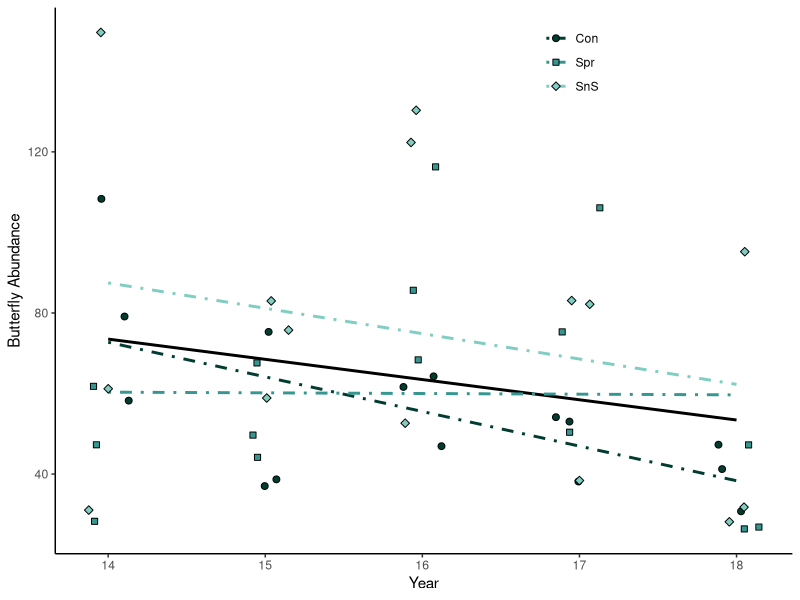

This figure's R source: (Note: this script raises an error after producing the figure.)
##  --------------------------------------------------------------------------------------------------------------------------------------  ##
                                    # Herbicide Side Project - Figures
##  --------------------------------------------------------------------------------------------------------------------------------------  ##
# Written by Nicholas Lyon

# Required libraries
library(ggplot2); library(cowplot)

# Set working directory
setwd("~/Documents/School/Iowa State/Collaborations/'Herbicide Project/Herbicide.WD")

# Clear environment to reduce error chances
rm(list = ls())

##  ----------------------------------------------------------------------------------------------------------  ##
                                 # Housekeeping ####
##  ----------------------------------------------------------------------------------------------------------  ##
# Read in data
bf <- read.csv("./Data/bf-wide.csv")
flr <- read.csv("./Data/flr-wide.csv")
str(bf); str(flr)

# And get the treatment levels in the right order (alpha order doesn't really make sense for our purposes)
bf$Herb.Trt <- factor(as.character(bf$Herb.Trt), levels = c("Con", "Spr", "SnS"))
flr$Herb.Trt <- factor(as.character(flr$Herb.Trt), levels = c("Con", "Spr", "SnS"))
unique(bf$Herb.Trt); unique(flr$Herb.Trt)

# Graphing shortcuts
dodge <- position_dodge(width = 0.5)
bf.colors <- c("Con" = "#003c30", #  shades of teal
               "Spr" = "#35978f",
               "SnS" = "#80cdc1")
flr.colors <- c("Con" = "#8c510a", # shades of brown
                "Spr" = "#bf812d",
                "SnS" = "#dfc27d")
sct.theme <- theme(panel.grid.major = element_blank(), panel.grid.minor = element_blank(), 
                   panel.background = element_blank(), axis.line = element_line(colour = "black"),
                   legend.background = element_blank(), legend.title = element_blank())

##  ----------------------------------------------------------------------------------------------------------  ##
                                # Butterfly Figure ####
##  ----------------------------------------------------------------------------------------------------------  ##
# Abundance plot
bf.abun.plt <- ggplot(bf, aes(x = Year, y = Abundance)) +
  geom_smooth(method = "lm", se = F, color = "black") +
  geom_smooth(aes(color = Herb.Trt), method = "lm", se = F, linetype = 4) +
  geom_jitter(aes(fill = Herb.Trt, shape = Herb.Trt), width = 0.15, size = 2) +
  labs(x = "Year", y = "Butterfly Abundance") +
  scale_fill_manual(values = bf.colors) +
  scale_color_manual(values = bf.colors) +
  scale_shape_manual(values = 21:23) +
  sct.theme + theme(legend.position = c(0.7, 0.9)); bf.abun.plt

# Species richness plot
bf.dens.plt <- ggplot(bf, aes(x = Year, y = Richness)) +
  geom_smooth(method = "lm", se = F, color = "black") +
  geom_smooth(aes(color = Herb.Trt), method = "lm", se = F, linetype = 4) +
  geom_jitter(aes(fill = Herb.Trt, shape = Herb.Trt), width = 0.15, size = 2) +
  labs(x = "Year", y = "Butterfly Richness") +
  scale_fill_manual(values = bf.colors) +
  scale_color_manual(values = bf.colors) +
  scale_shape_manual(values = 21:23) +
  sct.theme + theme(legend.position = c(0.1, 0.9)); bf.dens.plt

# Diversity plot
bf.dive.plt <- ggplot(bf, aes(x = Year, y = Diversity)) +
  geom_smooth(method = "lm", se = F, color = "black") +
  geom_smooth(aes(color = Herb.Trt), method = "lm", se = F, linetype = 4) +
  geom_jitter(aes(fill = Herb.Trt, shape = Herb.Trt), width = 0.15, size = 2) +
  labs(x = "Year", y = "Butterfly Diversity") +
  scale_fill_manual(values = bf.colors) +
  scale_color_manual(values = bf.colors) +
  scale_shape_manual(values = 21:23) +
  sct.theme + theme(legend.position = c(0.1, 0.9)); bf.dive.plt

# Make three-panel butterfly figure
plot_grid(bf.abun.plt, bf.dens.plt, bf.dive.plt, labels = c("i", "ii", "iii"), ncol = 3, nrow = 1)

cowplot::ggsave(plot = last_plot(), filename = "./Figures/Figure_1.pdf", 
                width = 8, height = 7, units = "in")

##  ----------------------------------------------------------------------------------------------------------  ##
                                  # Flower Figure ####
##  ----------------------------------------------------------------------------------------------------------  ##
# Flower abundance plot
flr.abun.plt <- ggplot(flr, aes(x = Year, y = Abundance)) +
  geom_smooth(method = "lm", se = F, color = "black", linetype = 2) +
  geom_smooth(aes(color = Herb.Trt), method = "lm", se = F, linetype = 4) +
  geom_jitter(aes(fill = Herb.Trt, shape = Herb.Trt), width = 0.15, size = 2) +
  labs(x = "Year", y = "Floral Abundance") +
  geom_text(label = "NS", x = 14, y = 7900) +
  scale_fill_manual(values = flr.colors) +
  scale_color_manual(values = flr.colors) +
  scale_shape_manual(values = 21:23) +
  sct.theme + theme(legend.position = c(0.7, 0.9)); flr.abun.plt

# Flower richness
flr.dens.plt <- ggplot(flr, aes(x = Year, y = Richness)) +
  geom_smooth(method = "lm", se = F, color = "black") +
  geom_smooth(aes(color = Herb.Trt), method = "lm", se = F, linetype = 4) +
  geom_jitter(aes(fill = Herb.Trt, shape = Herb.Trt), width = 0.15, size = 2) +
  labs(x = "Year", y = "Floral Richness") +
  geom_text(label = "NS", x = 14, y = 7900) +
  scale_fill_manual(values = flr.colors) +
  scale_color_manual(values = flr.colors) +
  scale_shape_manual(values = 21:23) +
  sct.theme + theme(legend.position = c(0.05, 0.85)); flr.dens.plt

flr.dens.plt2 <- ggplot(flr, aes(x = Herb.Trt, y = Richness, fill = Herb.Trt)) +
  geom_boxplot(outlier.shape = 21) +
  labs(x = "Herbicide Treatment", y = "Floral Richness") +
  scale_fill_manual(values = flr.colors) +
  geom_text(label = "A", x = 0.9, y = 17.5) +
  geom_text(label = "AB", x = 1.8, y = 19) +
  geom_text(label = "B", x = 2.9, y = 21.5) +
  sct.theme + theme(legend.position = "none"); flr.dens.plt2

# Flower diversity
flr.dive.plt <- ggplot(flr, aes(x = Year, y = Diversity)) +
  geom_smooth(aes(color = Herb.Trt), method = "lm", se = F) +
  geom_jitter(aes(fill = Herb.Trt, shape = Herb.Trt), width = 0.15, size = 2) +
  labs(x = "Year", y = "Floral Diversity") +
  geom_text(label = "NS", x = 14, y = 7900) +
  scale_fill_manual(values = flr.colors) +
  scale_color_manual(values = flr.colors) +
  scale_shape_manual(values = 21:23) +
  sct.theme + theme(legend.position = c(0, 0.85)); flr.dive.plt

# Make three-panel flower figure
plot_grid(flr.abun.plt, 
         plot_grid(flr.dens.plt, flr.dens.plt2, labels = c("", ""), ncol = 1, nrow = 2),
          flr.dive.plt,
         labels = c("i", "ii", "iii"), ncol = 3, nrow = 1)

cowplot::ggsave(plot = last_plot(), filename = "./Figures/Figure_2.pdf", 
                width = 8, height = 7, units = "in")

##  ----------------------------------------------------------------------------------------------------------  ##
                                  # Seedmix Figure ####
##  ----------------------------------------------------------------------------------------------------------  ##
# Get the long format flower data
flr.lng <- read.csv("./Data/flr-long.csv")

# And get the treatment levels in the right order (alpha order doesn't really make sense here)
unique(flr.lng$Herb.Trt)
flr.lng$Herb.Trt <- factor(as.character(flr.lng$Herb.Trt), levels = c("Con", "Spr", "SnS"))
unique(flr.lng$Herb.Trt)

# Make a seedmix dataframe too
sdmx <- flr.lng %>%
  filter(Seedmix == "X") %>%
  select(Year:Patch, Herb.Trt, Seedmix, Number) %>%
  group_by(Year, Site, Patch, Herb.Trt) %>%
  summarise(Abundance = sum(Number),
            Richness = vegan::specnumber(Number))
str(sdmx)

# Plot seedmix abundance
sdmx.abun.plt <- ggplot(sdmx, aes(x = Year, y = Abundance)) +
  geom_smooth(method = "lm", se = F, color = "black") +
  geom_smooth(aes(color = Herb.Trt), method = "lm", se = F, linetype = 4) +
  geom_jitter(aes(fill = Herb.Trt, shape = Herb.Trt), width = 0.15, size = 2) +
  labs(x = "Year", y = "Seedmix Abundance") +
  geom_text(label = "NS", x = 14, y = 7900) +
  scale_fill_manual(values = flr.colors) +
  scale_color_manual(values = flr.colors) +
  scale_shape_manual(values = 21:23) +
  sct.theme + theme(legend.position = c(0.15, 0.85)); sdmx.abun.plt

# Seedmix Richness Plot
sdmx.rich.plt <- ggplot(sdmx, aes(x = Year, y = Richness)) +
  geom_smooth(method = "lm", se = F, color = "black") +
  geom_smooth(aes(color = Herb.Trt), method = "lm", se = F, linetype = 4) +
  geom_jitter(aes(fill = Herb.Trt, shape = Herb.Trt), width = 0.15, size = 2) +
  labs(x = "Year", y = "Seedmix Richness") +
  geom_text(label = "NS", x = 14, y = 7900) +
  scale_fill_manual(values = flr.colors) +
  scale_color_manual(values = flr.colors) +
  scale_shape_manual(values = 21:23) +
  sct.theme + theme(legend.position = c(0, 0.85)); sdmx.rich.plt

# Make two-panel seedmix figure
plot_grid(sdmx.abun.plt, sdmx.rich.plt, labels = c("i", "ii"), ncol = 2, nrow = 1)

cowplot::ggsave(plot = last_plot(), filename = "./Figures/Figure_3.pdf", 
                width = 8, height = 7, units = "in")

##  ----------------------------------------------------------  ##
    # Native/Exotic Analysis & Plotting ####
##  ----------------------------------------------------------  ##
# Make a native/exotic dataframe
nv.ex <- flr.lng %>%
  select(Year:Patch, Herb.Trt, L48.Status, Number) %>%
  group_by(Year, Site, Patch, Herb.Trt, L48.Status) %>%
  summarise(Number = sum(Number)) %>%
  tidyr::spread(key = "L48.Status", value = "Number", fill = 0)
str(nv.ex)

# Get a Percent Native column
nv.ex$Percent.Native <- with(nv.ex, (N / (N + E)) * 100)

# Plot
nv.ex.plt <- ggplot(nv.ex, aes(x = Year, y = Percent.Native)) +
  geom_smooth(method = "lm", se = F, color = "black") +
  geom_smooth(aes(color = Herb.Trt), method = "lm", se = F, linetype = 4) +
  geom_jitter(aes(fill = Herb.Trt, shape = Herb.Trt), width = 0.15, size = 2) +
  labs(x = "Year", y = "Percent Native Flowers") +
  geom_text(label = "NS", x = 14, y = 7900) +
  scale_fill_manual(values = flr.colors) +
  scale_color_manual(values = flr.colors) +
  scale_shape_manual(values = 21:23) +
  sct.theme + theme(legend.position = c(0, 0.85)); nv.ex.plt

# Save it
cowplot::ggsave(plot = last_plot(), filename = "./Figures/Figure_4.pdf", 
                width = 8, height = 7, units = "in")


# END ####

